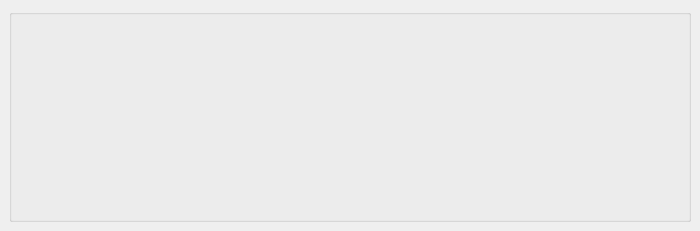
<?xml version="1.0" encoding="UTF-8"?>
<ui version="4.0">
 <class>Widget</class>
 <widget class="QWidget" name="Widget">
  <property name="geometry">
   <rect>
    <x>0</x>
    <y>0</y>
    <width>700</width>
    <height>117</height>
   </rect>
  </property>
  <property name="minimumSize">
   <size>
    <width>700</width>
    <height>0</height>
   </size>
  </property>
  <property name="maximumSize">
   <size>
    <width>700</width>
    <height>117</height>
   </size>
  </property>
  <property name="font">
   <font>
    <pointsize>60</pointsize>
   </font>
  </property>
  <property name="focusPolicy">
   <enum>Qt::NoFocus</enum>
  </property>
  <property name="windowTitle">
   <string>Widget</string>
  </property>
  <layout class="QGridLayout" name="gridLayout">
   <property name="leftMargin">
    <number>9</number>
   </property>
   <property name="topMargin">
    <number>9</number>
   </property>
   <property name="rightMargin">
    <number>9</number>
   </property>
   <property name="bottomMargin">
    <number>9</number>
   </property>
   <property name="spacing">
    <number>6</number>
   </property>
   <item row="0" column="1">
    <widget class="QGroupBox" name="groupBox">
     <property name="sizePolicy">
      <sizepolicy hsizetype="Preferred" vsizetype="Expanding">
       <horstretch>0</horstretch>
       <verstretch>0</verstretch>
      </sizepolicy>
     </property>
     <property name="minimumSize">
      <size>
       <width>0</width>
       <height>0</height>
      </size>
     </property>
     <property name="maximumSize">
      <size>
       <width>999999</width>
       <height>999999</height>
      </size>
     </property>
     <property name="font">
      <font>
       <pointsize>70</pointsize>
      </font>
     </property>
     <property name="autoFillBackground">
      <bool>false</bool>
     </property>
     <property name="title">
      <string/>
     </property>
     <layout class="QFormLayout" name="formLayout">
      <property name="fieldGrowthPolicy">
       <enum>QFormLayout::FieldsStayAtSizeHint</enum>
      </property>
      <property name="verticalSpacing">
       <number>0</number>
      </property>
      <property name="leftMargin">
       <number>9</number>
      </property>
      <property name="topMargin">
       <number>9</number>
      </property>
      <property name="rightMargin">
       <number>9</number>
      </property>
      <property name="bottomMargin">
       <number>9</number>
      </property>
     </layout>
    </widget>
   </item>
  </layout>
 </widget>
 <layoutdefault spacing="6" margin="11"/>
 <resources/>
 <connections/>
</ui>
